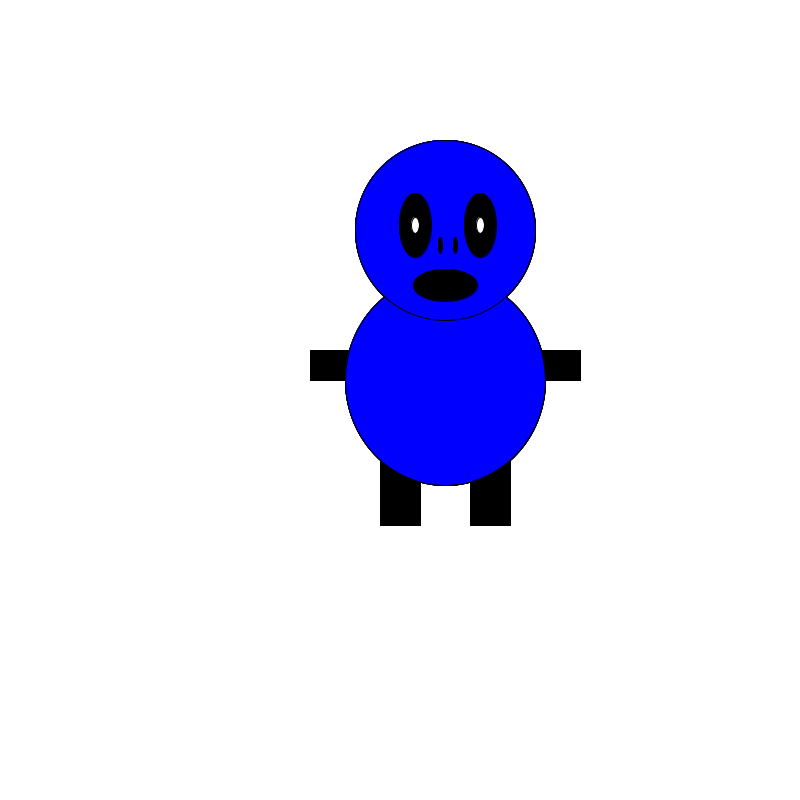
Frame 1 (no input)
Frame 60 (the mouse pressed at the canvas centre just before this capture): identical to frame 1, image omitted
Frame 120 (the mouse held since frame 60 and released just before this capture): identical to frame 1, image omitted

The Processing sketch that drew this single still picture (run headless with seeded random() and noise(); from frame 60 on, the mouse is pressed at the canvas centre):

// Processing sketch: processing_132341
// ── processing_132341.pde


int X;
int Y;
int breedte;
boolean outsideMonster;
 
int spatie;
int lineY;
 
//hier moet ergens een loop
 
void setup() {
  size(800,800);
  X = 400;
  Y = 400;
  breedte = width/120;
  spatie = 10;
}
 
void draw() {
  background(255);
 
  for (int i = 0; i < breedte; i++) {
    tekenVarken(75+(i*150), 150);
  }
 
}
  
void tekenVarken(int x, int y){ // het monster tekenen
stroke(0);
fill(0,0,0);
rect(X -20,Y +60,40,65);  //linker been
rect(X +70,Y +60,40,65);  //rechter been
rect(X -90,Y -50,60,30);  //linker arm
rect(X +120,Y -50,60,30);  //rechter arm
fill(0,0,255);
ellipseMode(CENTER);
ellipse(X +45,Y -20,200,210); //lichaam
ellipse(X +45,Y -170,180,180); //hoofd
fill(0,0,0);
ellipse(X +15 ,Y -175,32,64); //linker oog
fill(255,255,255);
ellipse(X +15,Y -175,8,16); //linker pupil
fill(0,0,0);
ellipse(X +80,Y -175,32,64); //rechter oog
fill(255,255,255);
ellipse(X +80,Y -175,8,16); //rechter pupil
 
fill(0,0,0);
ellipse(X +45,Y -115,64,32); //mond
fill(0,0,0);
ellipse(X +40,Y -155,4,16); //rechterneusgat
ellipse(X +55,Y -155,4,16); //linkerneusgat
}
